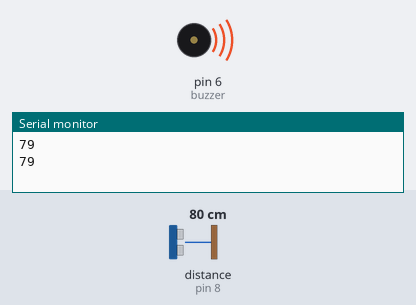
This sketch was run on a simulated Arduino Uno, built with avr-gcc and run on an emulated ATmega328P. On the bench: buzzer (waves = sounding, pin HIGH), the last lines printed to the serial monitor. Wiring (inferred from the names in the program): ultrasonic range finder: trigger pin 9; echo pin 8. The inputs (shaded band) are chosen by the test bench; at power-on: distance to the obstacle (sensor on pin 8) 80 cm. The echo pulse lasts 58.3 µs per cm; pins used as bus, display or sensor lines are not drawn.

Above: at 0.9 s.
1.6 s: distance to the obstacle (sensor on pin 8) set to 2 cm
At 2.26 s:
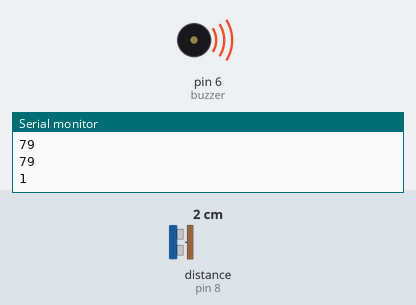
5.1 s: distance to the obstacle (sensor on pin 8) set to 60 cm
At 5.43 s:
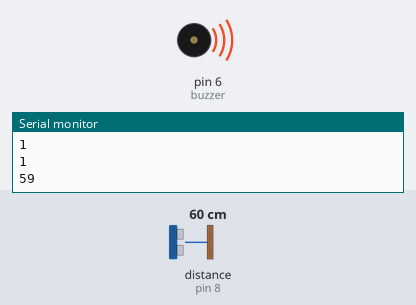
Timing chart, 0 to 14.6 s (numbered marks = the images above; inputs shaded):
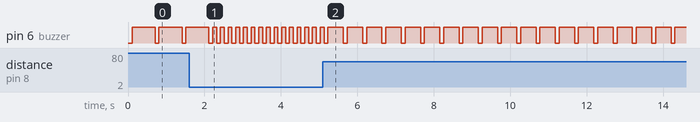

Measured:
- after the input at 1.6 s, pin 6 (buzzer): alternates HIGH for 0.10 s and LOW for 0.10 s, starting after 0.72 s
- after the input at 5.1 s, pin 6 (buzzer): alternates HIGH for 0.40 s and LOW for 0.10 s, starting after 0.54 s
- by itself, pin 6 (buzzer): alternates HIGH for 0.61 s and LOW for 0.10 s

The sketch:

ObjectDetection.ino
```cpp
//Hilmi Ogün SEYREK
//ogunseyrek@gmail.com

#define trigPin 9 //Sensörün Echo pini Arduinonun 13. pinine bağlanır
#define echoPin 8 //Sensorün Trig pini Arduinonun 12. pinine bağlanır
int buzzer = 6;

void setup() {

 Serial.begin(9600);
 pinMode(trigPin, OUTPUT); //13. yani trigpini çıkış olarak ayarlıyoruz
 pinMode(echoPin, INPUT); //12. yani echoPini giriş olarak ayarlıyoruz
 pinMode(buzzer, OUTPUT);

}

void loop() {

 long duration, distance;
 digitalWrite(trigPin, LOW);
 delayMicroseconds(2);
 digitalWrite(trigPin, HIGH);
 delayMicroseconds(10);
 digitalWrite(trigPin, LOW);
 duration = pulseIn(echoPin, HIGH);
 distance = (duration/2) / 29.1; //Ölçüm fonksiyonu

  Serial.println(distance);

  if(distance>100)   //480
  {
  digitalWrite(buzzer, HIGH);
  delay(100);
  }

  if(100>=distance && distance>80)   //480
  {
  digitalWrite(buzzer, LOW);
  delay(100);
  digitalWrite(buzzer, HIGH);
  delay(800);
  }

  if(80>=distance && distance>60)   //480
  {
  digitalWrite(buzzer, LOW);
  delay(100);
  digitalWrite(buzzer, HIGH);
  delay(600);
  }

  if(60>=distance && distance>40)   //480
  {
  digitalWrite(buzzer, LOW);
  delay(100);
  digitalWrite(buzzer, HIGH);
  delay(400);
  }

  if(40>=distance && distance>20)   //480
  {
  digitalWrite(buzzer, LOW);
  delay(100);
  digitalWrite(buzzer, HIGH);
  delay(200);
  }

  if(20>=distance && distance>0)   //480
  {
  digitalWrite(buzzer, LOW);
  delay(100);
  digitalWrite(buzzer, HIGH);
  delay(100);
  }
}
```
